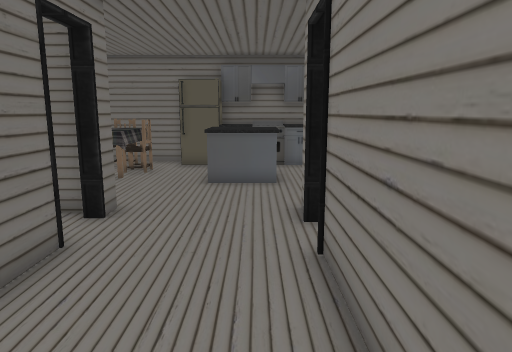
[1] (above)

16 first-person views from a walk through a level from a Godot 3-D game. The camera is 1.3 m above the floor, tilts 10° down and sees 70° across. The floor is counted in squares, 0.5 m on a side. Each view is taken from the middle of a square. On the plan, view 1 faces up. The plan holds only what a view shows up to about 20 squares ahead; the rest is blank. The place goes on beyond the plan.

[2]
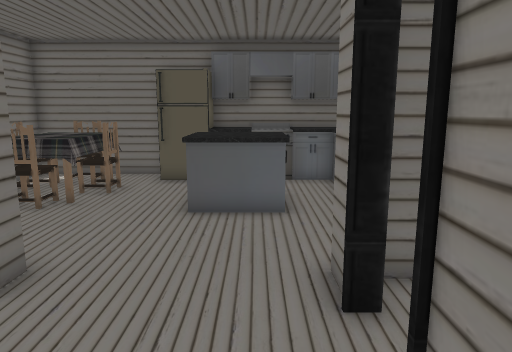

[3]
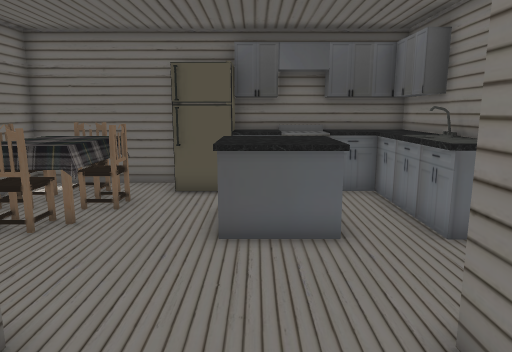

[4]
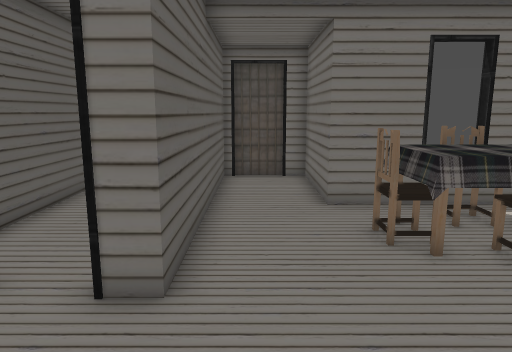

[5]
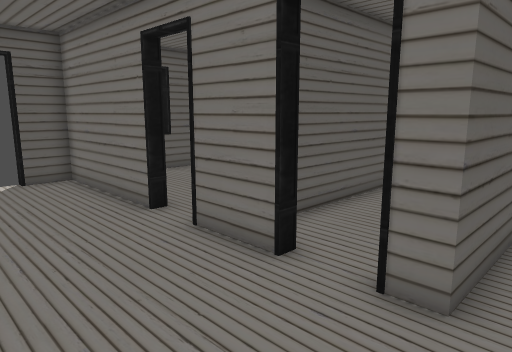

[6]
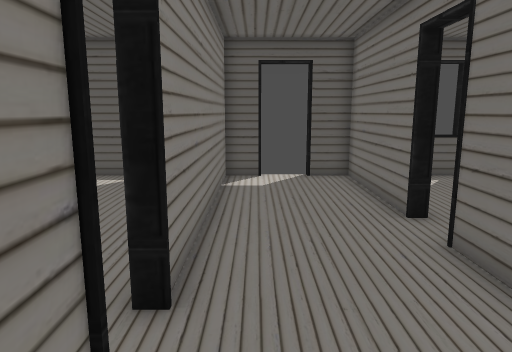

[7]
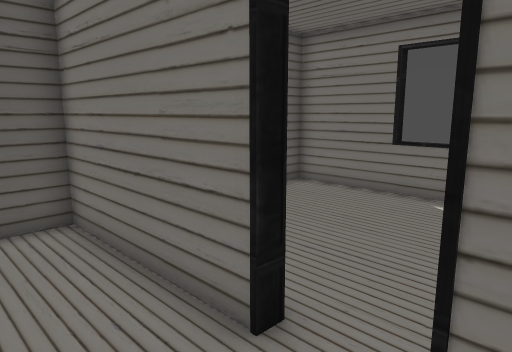

[8]
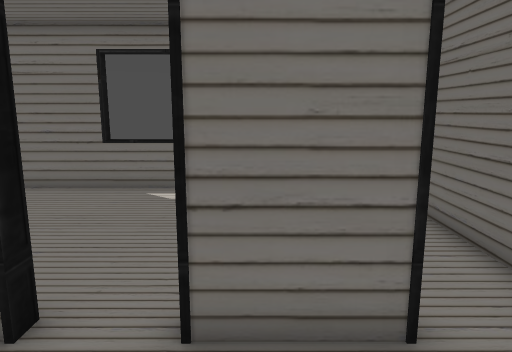

[9]
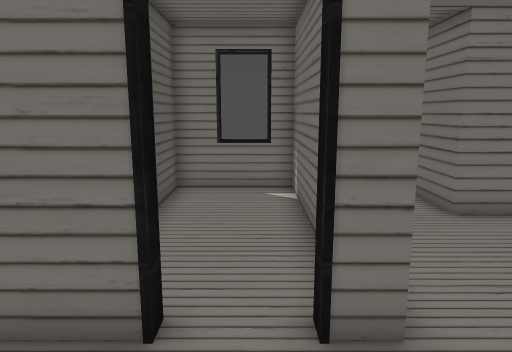

[10]
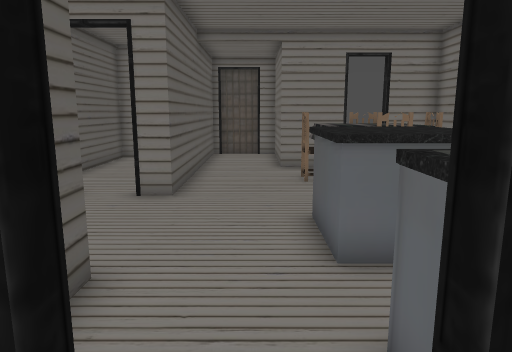

[11]
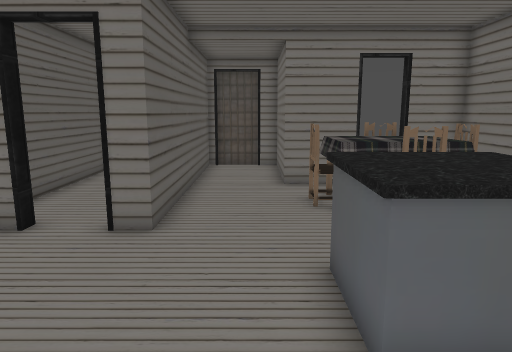

[12]
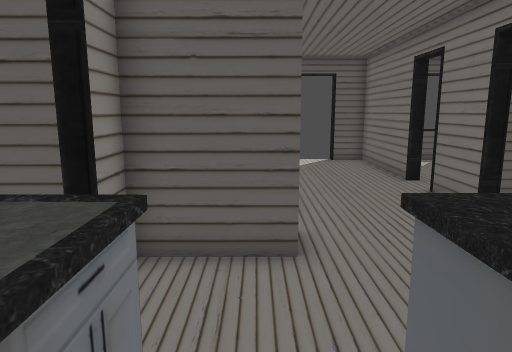

[13]
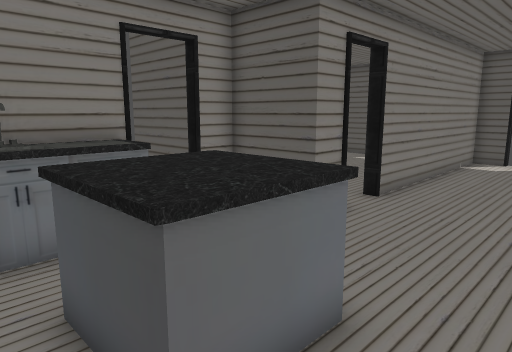

[14]
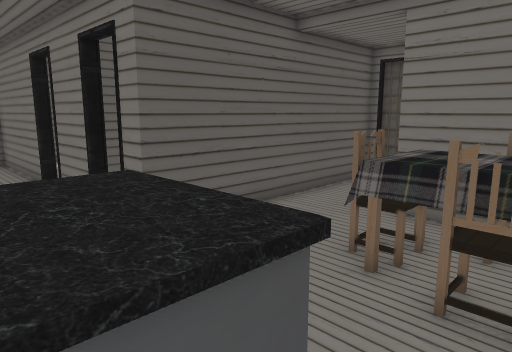

[15]
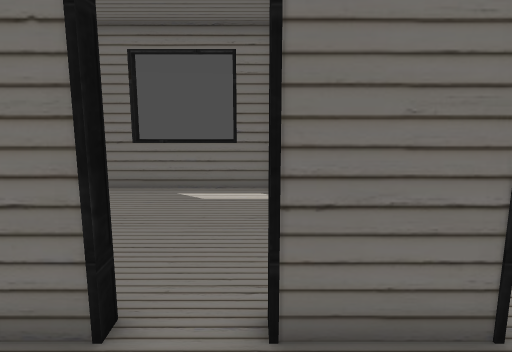

[16]
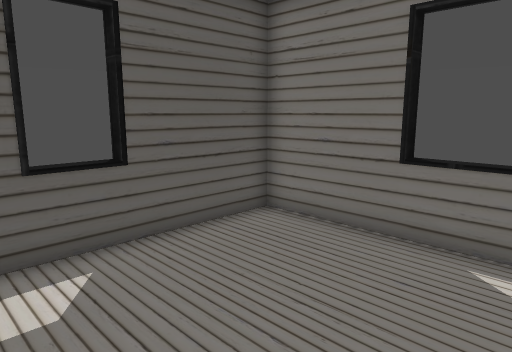

### Floor plan
Key: @ floor where view 1 was taken; # wall or solid block; . main floor; - floor 0.25 m lower than the main floor; / step, stairs or slope; = window, fence, low wall or low ledge; ^ raised ledge.
Columns run from 14 left of view 1 to 11 right of it. Each row starts with its distance up from view 1.
 19      ##########^###
 18      # ##=###^^^^^#
 17      #=^^^... ...^#
 16      ##^^^...^^..=#
 15      # ^^^..^^^^.^^
 14      #=^^=..^^^^.^^
 13 ######.......^^..^^#
 12 #.................. -
 11 #.................##
 10 ###########.....##########
  9  ##########....##
  8  #=............#
  7  ##............#
  6   #.......#....#
  5   #########....#
  4   #............#
  3  ##............#
  2  #=.......#....#
  1  #=.......#....#
  0  ##.......#...@#
 -1   #...... #....#
 -2   #...... #....#
 -3   #...... #....#
 -4   #####=####/.##

Where each view was taken, in squares from view 1:
view 1: 0 up, 0 right, facing up
view 2: 4 up, 0 right, facing up
view 3: 6 up, 1 left, facing up
view 4: 11 up, 1 right, facing left
view 5: 11 up, 1 right, facing down-left
view 6: 11 up, 0 right, facing down
view 7: 5 up, 1 left, facing down-left
view 8: 5 up, 0 right, facing left
view 9: 8 up, 0 right, facing left
view 10: 12 up, 6 right, facing left
view 11: 12 up, 4 right, facing left
view 12: 16 up, 2 right, facing down
view 13: 17 up, 4 left, facing down-right
view 14: 17 up, 0 right, facing down-left
view 15: 4 up, 0 right, facing left
view 16: 3 up, 5 left, facing down-left
